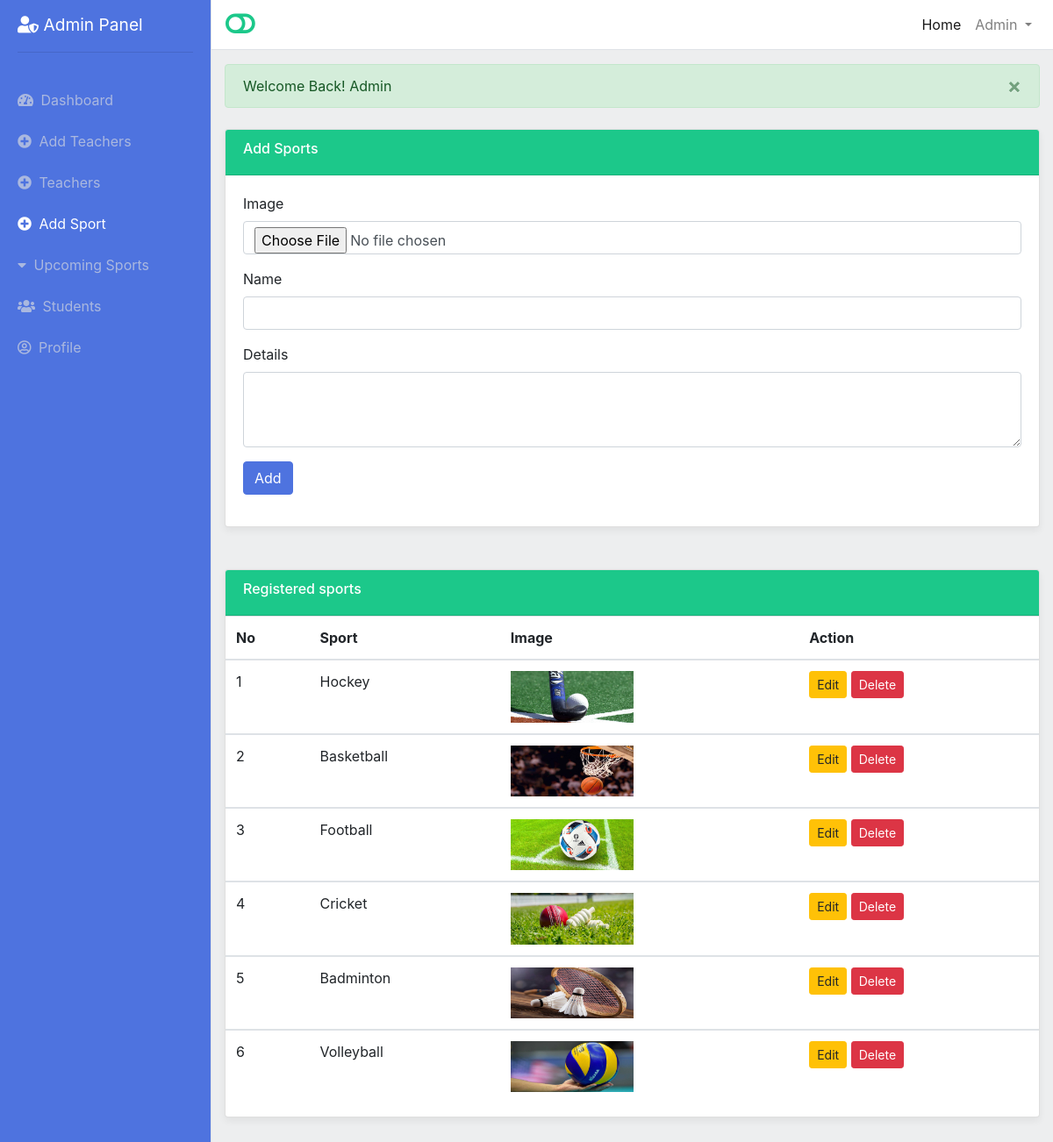
Page /admin/add-sports.php (signed in) on the committed database.
### tables this page shows
CREATE TABLE `sports` (
  `id` int(11) NOT NULL,
  `name` varchar(255) NOT NULL,
  `image` varchar(255) NOT NULL,
  `details` text NOT NULL
);

### admin/add-sports.php (the view, shortened to what this page needs)
<?php require_once '../include/config/config.php'; ?>
<!DOCTYPE html>
<html lang="en">
<head>
  <link href="../assets/css/bootstrap.min.css" rel="stylesheet">
  <link href="../assets/fontawesome-free/css/all.min.css" rel="stylesheet">
  <link rel="stylesheet" href="../portal-assets/css/simple-sidebar.css?v=<?php echo time(); ?>">
</head>
<body>
  <div class="d-flex" id="wrapper">
    <div class="bg-light border-right" id="sidebar-wrapper">
      <div class="sidebar-heading "> <i class="fas fa-user-shield"></i> Admin Panel
        <hr>
      </div>
      <div class="list-group list-group-flush">
        <a href="index.php" class="list-group-item list-group-item-action  ">
          <span class="mr-1"> <i class="fas fa-tachometer-alt"></i> </span> Dashboard
        </a>
        <a href="add-teachers.php" class="list-group-item list-group-item-action ">
          <span class="mr-1"> <i class="fa fa-plus-circle"></i> </span> Add Teachers
        </a>
        <a href="registered-teachers.php" class="list-group-item list-group-item-action  ">
          <span class="mr-1"> <i class="fa fa-plus-circle"></i> </span> Teachers
        </a>
        <a href="add-sports.php" class="list-group-item list-group-item-action active ">
          <span class="mr-1"> <i class="fa fa-plus-circle"></i> </span> Add Sport
        </a>
        <a href="upcoming-sports.php" class="list-group-item list-group-item-action ">
          <span class="mr-1"> <i class="fa fa-caret-down" aria-hidden="true"></i> </span> Upcoming Sports
        </a>
        <a href="index" class="list-group-item list-group-item-action ">
          <span class="mr-1"> <i class="fas fa-users"></i> </span> Students
        </a>
        <a href="admin-profile.php" class="list-group-item list-group-item-action ">
          <span class="mr-1"> <i class="far fa-user-circle"></i> </span> Profile
        </a>
      </div>
    </div>
    <div id="page-content-wrapper">
      <nav class="navbar navbar-expand-lg navbar-light bg-light border-bottom">
        <a href="#" id="menu-toggle"> <i class="fas fa-toggle-off toggler-fa "></i> </a>
        <div class="collapse navbar-collapse" id="navbarSupportedContent">
          <ul class="navbar-nav ml-auto mt-2 mt-lg-0">
            <li class="nav-item active">
              <a class="nav-link" href="../index.php">Home <span class="sr-only">(current)</span></a>
            </li>
            <li class="nav-item dropdown">
              <a class="nav-link dropdown-toggle" href="#" id="navbarDropdown" role="button" data-toggle="dropdown"
                aria-haspopup="true" aria-expanded="false">
                <?php echo $_SESSION['adminName']; ?>
              </a>
            </li>
          </ul>
        </div>
      </nav>
      <div class="container-fluid">
        <div class="my-3">
        </div>
        <div class="card  my-4  ">
          <div class="card-header bg-success">
            <h6>Add Sports</h6>
          </div>
          <div class="card-body">
            <form action="" method="post" enctype="multipart/form-data">
              <div class="form-group">
                <label for="image"> Image </label>
                <input type="file" name="image" id="image" class="form-control" value="">
              </div>
              <div class="form-group">
                <label for="Name"> Name </label>
                <input type="text" name="name" id="name" class="form-control" value="">
              </div>
              <div class="form-group">
                <label for="details"> Details </label>
                <textarea class="form-control" name="details" id="details" cols="3" rows="3"></textarea>
              </div>
              <div class="form-group">
                <button type="submit" class="btn btn-primary" name="addS"> Add </button>
              </div>
            </form>
          </div>
        </div>
        <div class="card  my-5  ">
          <div class="card-header bg-success ">
            <h6> Registered sports </h6>
          </div>
          <div class="care-body">
            <div class="table-responsive">
              <table class="table">
                <thead>
                  <tr>
                    <th>No</th>
                    <th> Sport </th>
                    <th>Image</th>
                    <th>Action</th>
                  </tr>
                </thead>
                <tbody>
                  <?php
                    $query = ' SELECT * FROM sports ';
                    $execute = mysqli_query($Connection, $query);
                    $srNo = 0;
                    while ($row = mysqli_fetch_array($execute)) {
                        $srNo++; ?>
                  <tr>
                    <td> <?php echo $srNo; ?> </td>
                    <td> <?php echo $row['name']; ?> </td>
                    <td> <img src="upload/sports/<?php echo $row['image']; ?>" style="width:140px;" alt=""> </td>
                    <td>
                      <a href="edit-sport.php?edit=<?php echo $row['id']; ?>" class="btn btn-warning btn-sm"> Edit
                      </a>
                      <a    onclick="return confirm('Are you sure to delete ?')" href="delete-sport.php?delete=<?php echo $row['id']; ?>"
                        class="btn btn-danger btn-sm"> Delete
                      </a>
                    </td>
                  </tr>
                </tbody>
                <?php
                    } ?>
              </table>
            </div>
          </div>
        </div>
      </div>
    </div>
</body>
</html>

### portal-assets/css/simple-sidebar.css (style rules this page uses)
body { overflow-x: hidden; background-color: #edeeef; }
#sidebar-wrapper { min-height: 100vh; margin-left: -15rem; -webkit-transition: margin 0.25s ease-out; -moz-transition: margin 0.25s ease-out; -o-transition: margin 0.25s ease-out; transition: margin 0.25s ease-out; background-color: #4e73df !important; }
#sidebar-wrapper .sidebar-heading { padding: 0.875rem 1.25rem; font-size: 1.2rem; color: white; }
#sidebar-wrapper .list-group { width: 15rem; }
#page-content-wrapper { min-width: 100vw; }
@media (min-width: 768px) { #sidebar-wrapper { margin-left: 0; } }
@media (min-width: 768px) { #page-content-wrapper { min-width: 0; width: 100%; } }
.list-group-item.active { z-index: 2; color: #fff; }
.list-group-item { color: hsla(0, 0%, 88%, 0.637); position: relative; display: block; padding: 0.75rem 1.25rem; margin-bottom: -1px; background-color: #4e73df !important; border: 0px solid rgba(0, 0, 0, 0.125); }
.bg-light { background-color: white !important; }
.btn-primary { color: #fff; background-color: #4e73df !important; border-color: #4e73df; }
.bg-success { background-color: #1cc88a !important; }
h6 { color: white; }
.toggler-fa { color: #1cc88a !important; font-size: 30px; }
.card { box-shadow: 0 4px 8px 0 rgba(0, 0, 0, 0.06); }

### rows in the picture
sports: name "Hockey", image (picture)
sports: name "Basketball", image (picture)
sports: name "Football", image (picture)
sports: name "Cricket", image (picture)
sports: name "Badminton", image (picture)
sports: name "Volleyball", image (picture)

### other values in the picture
$_SESSION['adminName'] "Admin"
$Output "Welcome Back! Admin"
